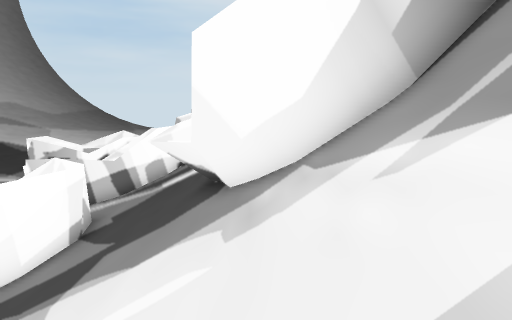
[1] (above)

19 first-person views from a walk through a 3-D level made in the Unity game engine. The camera is 1.5 m above the floor, tilts 10° down and sees 70° across. The floor is counted in squares, 1 m on a side. Each view is taken from the middle of a square. On the plan, view 1 faces up. The plan holds only what a view shows up to about 16 squares ahead; the rest is blank. The place goes on beyond the plan. The player is left out. Some animated figures are left out. Some surface patterns are stand-ins.

[2]
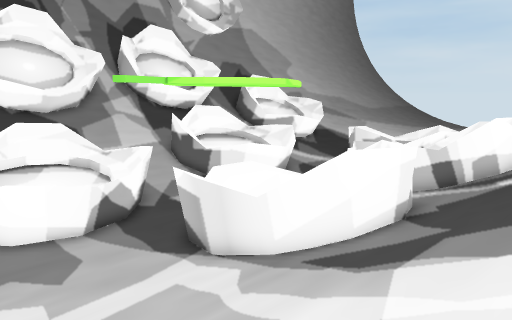

[3]
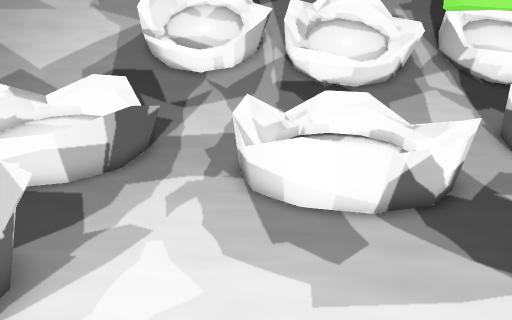

[4]
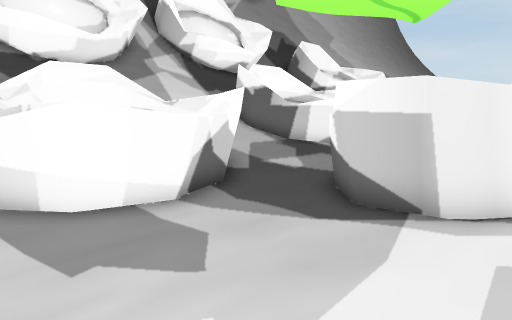

[5]
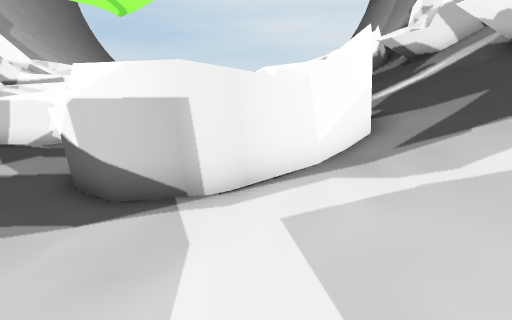

[6]
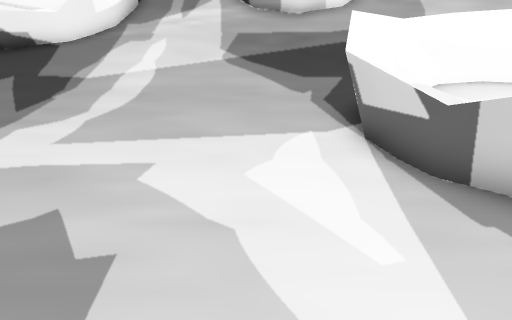

[7]
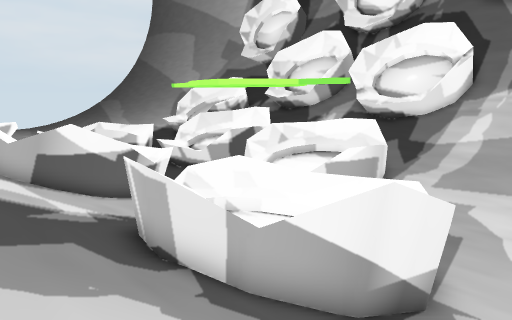

[8]
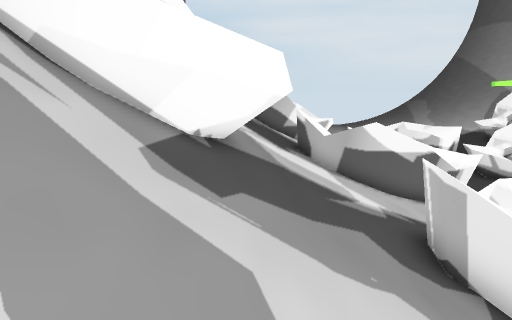

[9]
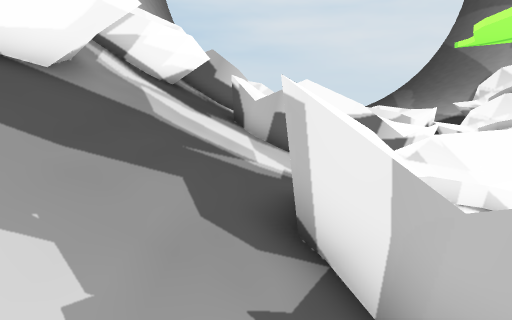

[10]
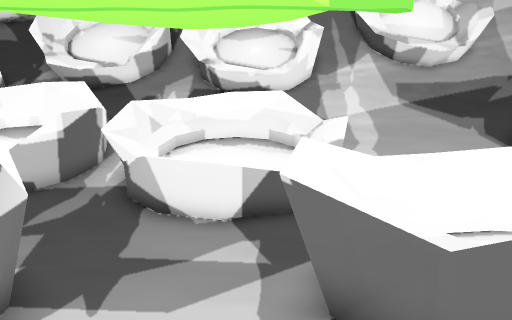

[11]
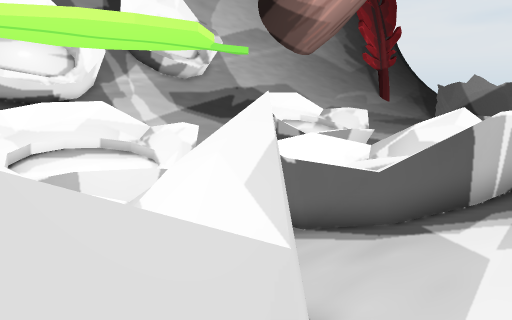

[12]
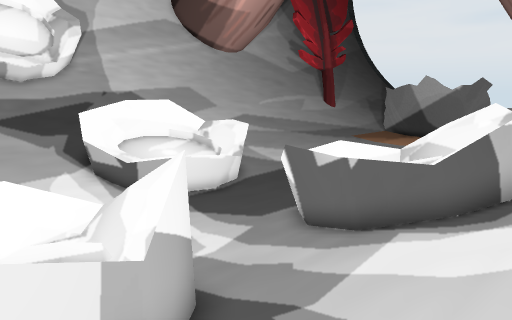

[13]
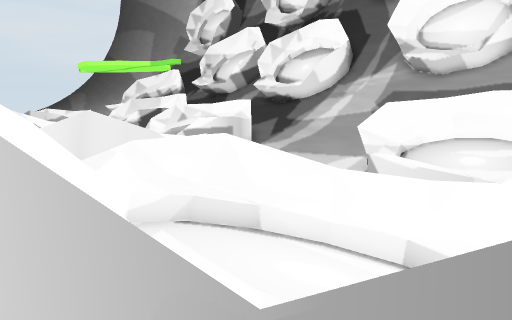

[14]
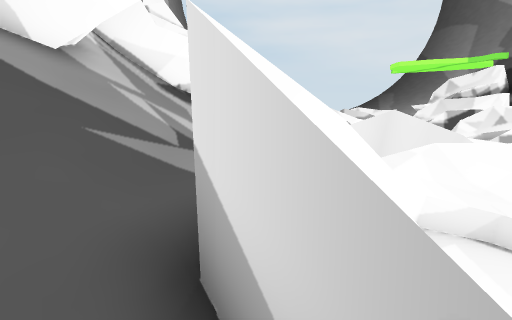

[15]
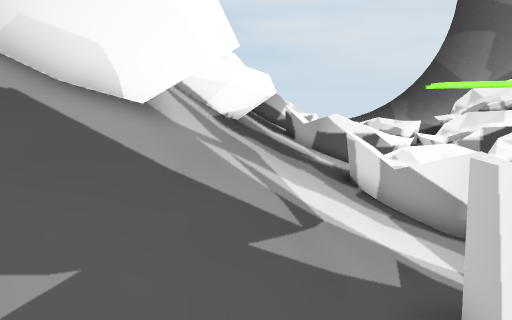

[16]
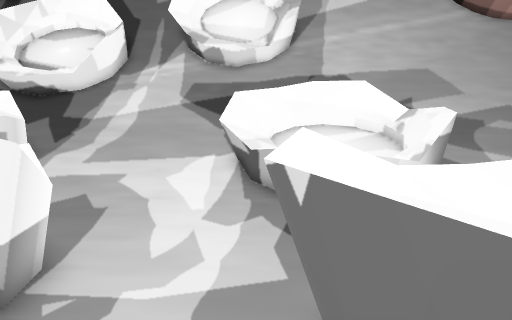

[17]
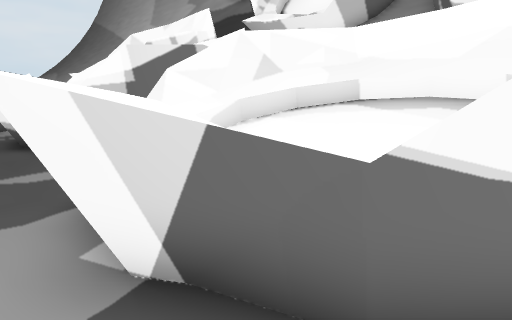

[18]
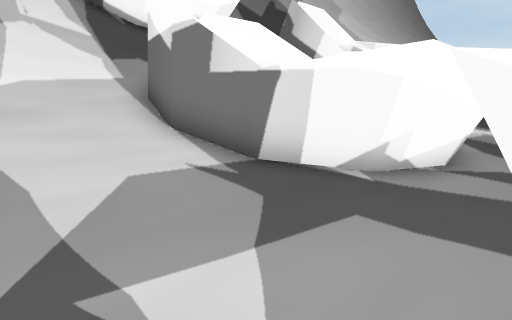

[19]
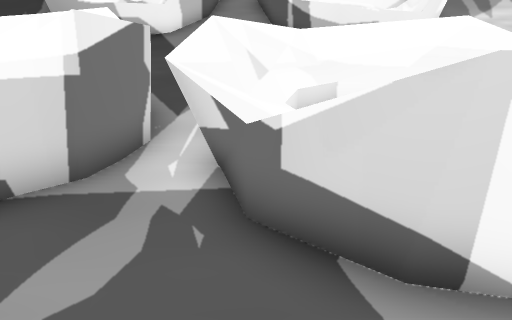

### Floor plan
Key: @ floor where view 1 was taken; # wall or solid block; . main floor; : floor 0.25 m higher than the main floor; + floor 0.5 m higher than the main floor; * floor 1 m higher than the main floor; / step, stairs or slope; = window, fence, low wall or low ledge; ^ raised ledge.
Columns run from 28 left of view 1 to 3 right of it. Each row starts with its distance up from view 1.
 17      /^^        .^#   ##/ /=#
 16     /=^^     #...:#####/////##
 15   #=//^     ^#...::+##///////##
 14  ^#///=^    ##...:###*/////////
 13 #=/////###^^#:...^^^##///////=#
 12  ///////###^::.#^^^^^^#////=###
 11  ////////*++::.#^^^^^^^///=##
 10   =//////*++::.#^ ^^^^##//##
  9   #//////*++::.^^^^^^^##//##
  8   #=/////^^##:..^^^^^^#///=#
  7   ##////^^^^^#...###^#/////##
  6   ##///#^^^^^^#..:###*//////####
  5   #=///^=^^^^^^#.::++*///////=#/
  4  ^#////^^^^ ^^^#.::++*//////////
  3 #=/////=^^^  ^#..::++*/////////
  2 ////////=#^^^^#..::++*/////////
  1  ////////###^^...::++*////////
  0  #///////*++::...::++*//////@
 -1  #///////*++::...::++*//////=
 -2  #=//////*++::...::+##///////
 -3  #=//////*++::...:^^^##//////
 -4 ##/////^^##+::...#^^^^^#/
 -5 ##////^^^^^#::..##  ^^^^#
 -6  ////#^^^^^^#:..#^ ^^^^##    //
 -7  ////# ^^^^^##.. ^^^^^^##    //
 -8   ///^^^^^^^#    ^^^^^^
 -9    //=^ ^^ ^#     ####^
-10      /=##^^^#     :###/

Where each view was taken, in squares from view 1:
view 1: 0 up, 0 right, facing up
view 2: 0 up, 1 left, facing up-left
view 3: 1 up, 4 left, facing left
view 4: 0 up, 7 left, facing up-left
view 5: 0 up, 8 left, facing up
view 6: 0 up, 15 left, facing right
view 7: 2 down, 25 left, facing up-right
view 8: 2 down, 25 left, facing up
view 9: 0 up, 22 left, facing up
view 10: 9 up, 22 left, facing right
view 11: 15 up, 23 left, facing down-right
view 12: 4 up, 24 left, facing down-right
view 13: 10 down, 23 left, facing up-right
view 14: 10 down, 23 left, facing up
view 15: 9 down, 25 left, facing up
view 16: 3 down, 22 left, facing right
view 17: 7 up, 14 left, facing up-right
view 18: 8 up, 13 left, facing up-left
view 19: 13 up, 15 left, facing right
